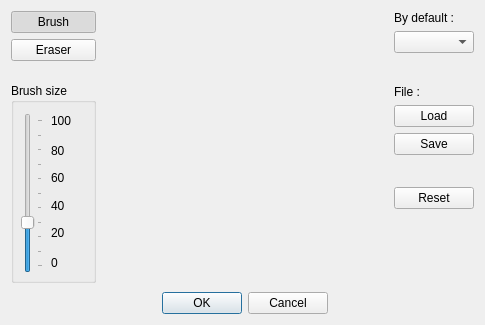
<?xml version="1.0" encoding="UTF-8"?>
<ui version="4.0">
 <class>CustomCollageShape</class>
 <widget class="QDialog" name="CustomCollageShape">
  <property name="geometry">
   <rect>
    <x>0</x>
    <y>0</y>
    <width>485</width>
    <height>325</height>
   </rect>
  </property>
  <property name="sizePolicy">
   <sizepolicy hsizetype="MinimumExpanding" vsizetype="MinimumExpanding">
    <horstretch>0</horstretch>
    <verstretch>0</verstretch>
   </sizepolicy>
  </property>
  <property name="minimumSize">
   <size>
    <width>485</width>
    <height>315</height>
   </size>
  </property>
  <property name="windowTitle">
   <string>Custom Collage Shape</string>
  </property>
  <layout class="QHBoxLayout" name="horizontalLayout">
   <item>
    <layout class="QVBoxLayout" name="verticalLayout">
     <item>
      <widget class="QPushButton" name="btnBrush">
       <property name="text">
        <string>Brush</string>
       </property>
       <property name="checkable">
        <bool>true</bool>
       </property>
       <property name="checked">
        <bool>true</bool>
       </property>
      </widget>
     </item>
     <item>
      <widget class="QPushButton" name="btnEraser">
       <property name="text">
        <string>Eraser</string>
       </property>
       <property name="checkable">
        <bool>true</bool>
       </property>
      </widget>
     </item>
     <item>
      <widget class="QLabel" name="label_4">
       <property name="minimumSize">
        <size>
         <width>0</width>
         <height>10</height>
        </size>
       </property>
       <property name="maximumSize">
        <size>
         <width>16777215</width>
         <height>10</height>
        </size>
       </property>
       <property name="text">
        <string/>
       </property>
      </widget>
     </item>
     <item>
      <widget class="QGroupBox" name="groupBox">
       <property name="minimumSize">
        <size>
         <width>0</width>
         <height>200</height>
        </size>
       </property>
       <property name="title">
        <string>Brush size</string>
       </property>
       <property name="flat">
        <bool>false</bool>
       </property>
       <property name="checkable">
        <bool>false</bool>
       </property>
       <widget class="QSlider" name="sliderBrushSize">
        <property name="geometry">
         <rect>
          <x>10</x>
          <y>30</y>
          <width>22</width>
          <height>160</height>
         </rect>
        </property>
        <property name="maximum">
         <number>100</number>
        </property>
        <property name="value">
         <number>30</number>
        </property>
        <property name="orientation">
         <enum>Qt::Vertical</enum>
        </property>
        <property name="tickPosition">
         <enum>QSlider::TicksBelow</enum>
        </property>
        <property name="tickInterval">
         <number>10</number>
        </property>
       </widget>
       <widget class="QLabel" name="graduation_100">
        <property name="geometry">
         <rect>
          <x>40</x>
          <y>30</y>
          <width>41</width>
          <height>16</height>
         </rect>
        </property>
        <property name="text">
         <string>100</string>
        </property>
       </widget>
       <widget class="QLabel" name="graduation_80">
        <property name="geometry">
         <rect>
          <x>40</x>
          <y>60</y>
          <width>41</width>
          <height>16</height>
         </rect>
        </property>
        <property name="text">
         <string>80</string>
        </property>
       </widget>
       <widget class="QLabel" name="graduation_60">
        <property name="geometry">
         <rect>
          <x>40</x>
          <y>87</y>
          <width>41</width>
          <height>16</height>
         </rect>
        </property>
        <property name="text">
         <string>60</string>
        </property>
       </widget>
       <widget class="QLabel" name="graduation_40">
        <property name="geometry">
         <rect>
          <x>40</x>
          <y>115</y>
          <width>41</width>
          <height>16</height>
         </rect>
        </property>
        <property name="text">
         <string>40</string>
        </property>
       </widget>
       <widget class="QLabel" name="graduation_20">
        <property name="geometry">
         <rect>
          <x>40</x>
          <y>142</y>
          <width>41</width>
          <height>16</height>
         </rect>
        </property>
        <property name="text">
         <string>20</string>
        </property>
       </widget>
       <widget class="QLabel" name="graduation_0">
        <property name="geometry">
         <rect>
          <x>40</x>
          <y>172</y>
          <width>41</width>
          <height>16</height>
         </rect>
        </property>
        <property name="text">
         <string>0</string>
        </property>
       </widget>
      </widget>
     </item>
     <item>
      <spacer name="verticalSpacer_3">
       <property name="orientation">
        <enum>Qt::Vertical</enum>
       </property>
       <property name="sizeHint" stdset="0">
        <size>
         <width>20</width>
         <height>40</height>
        </size>
       </property>
      </spacer>
     </item>
    </layout>
   </item>
   <item>
    <layout class="QGridLayout" name="gridLayout">
     <item row="1" column="1">
      <widget class="QDialogButtonBox" name="buttonBox">
       <property name="orientation">
        <enum>Qt::Horizontal</enum>
       </property>
       <property name="standardButtons">
        <set>QDialogButtonBox::Cancel|QDialogButtonBox::Ok</set>
       </property>
       <property name="centerButtons">
        <bool>true</bool>
       </property>
      </widget>
     </item>
     <item row="1" column="0">
      <spacer name="horizontalSpacer">
       <property name="orientation">
        <enum>Qt::Horizontal</enum>
       </property>
       <property name="sizeHint" stdset="0">
        <size>
         <width>40</width>
         <height>20</height>
        </size>
       </property>
      </spacer>
     </item>
     <item row="1" column="2">
      <spacer name="horizontalSpacer_2">
       <property name="orientation">
        <enum>Qt::Horizontal</enum>
       </property>
       <property name="sizeHint" stdset="0">
        <size>
         <width>40</width>
         <height>20</height>
        </size>
       </property>
      </spacer>
     </item>
     <item row="0" column="0" colspan="3">
      <widget class="DrawingArea" name="drawingArea" native="true">
       <property name="sizePolicy">
        <sizepolicy hsizetype="MinimumExpanding" vsizetype="MinimumExpanding">
         <horstretch>0</horstretch>
         <verstretch>0</verstretch>
        </sizepolicy>
       </property>
       <property name="minimumSize">
        <size>
         <width>210</width>
         <height>0</height>
        </size>
       </property>
      </widget>
     </item>
    </layout>
   </item>
   <item>
    <layout class="QVBoxLayout" name="verticalLayout_3">
     <item>
      <widget class="QLabel" name="presetLabel">
       <property name="text">
        <string>By default :</string>
       </property>
      </widget>
     </item>
     <item>
      <widget class="QComboBox" name="comboBoxShapeImage">
       <property name="iconSize">
        <size>
         <width>60</width>
         <height>40</height>
        </size>
       </property>
      </widget>
     </item>
     <item>
      <widget class="QLabel" name="label_5">
       <property name="minimumSize">
        <size>
         <width>0</width>
         <height>20</height>
        </size>
       </property>
       <property name="text">
        <string/>
       </property>
      </widget>
     </item>
     <item>
      <widget class="QLabel" name="fileLabel">
       <property name="text">
        <string>File :</string>
       </property>
      </widget>
     </item>
     <item>
      <widget class="QPushButton" name="btnLoad">
       <property name="text">
        <string>Load</string>
       </property>
      </widget>
     </item>
     <item>
      <widget class="QPushButton" name="btnSave">
       <property name="text">
        <string>Save</string>
       </property>
      </widget>
     </item>
     <item>
      <widget class="QLabel" name="label_3">
       <property name="minimumSize">
        <size>
         <width>0</width>
         <height>20</height>
        </size>
       </property>
       <property name="text">
        <string/>
       </property>
      </widget>
     </item>
     <item>
      <widget class="QPushButton" name="btnReset">
       <property name="text">
        <string>Reset</string>
       </property>
      </widget>
     </item>
     <item>
      <spacer name="verticalSpacer_4">
       <property name="orientation">
        <enum>Qt::Vertical</enum>
       </property>
       <property name="sizeHint" stdset="0">
        <size>
         <width>20</width>
         <height>40</height>
        </size>
       </property>
      </spacer>
     </item>
    </layout>
   </item>
  </layout>
 </widget>
 <customwidgets>
  <customwidget>
   <class>DrawingArea</class>
   <extends>QWidget</extends>
   <header>drawingarea.h</header>
   <container>1</container>
  </customwidget>
 </customwidgets>
 <resources/>
 <connections>
  <connection>
   <sender>buttonBox</sender>
   <signal>accepted()</signal>
   <receiver>CustomCollageShape</receiver>
   <slot>accept()</slot>
   <hints>
    <hint type="sourcelabel">
     <x>279</x>
     <y>312</y>
    </hint>
    <hint type="destinationlabel">
     <x>398</x>
     <y>302</y>
    </hint>
   </hints>
  </connection>
  <connection>
   <sender>buttonBox</sender>
   <signal>rejected()</signal>
   <receiver>CustomCollageShape</receiver>
   <slot>reject()</slot>
   <hints>
    <hint type="sourcelabel">
     <x>279</x>
     <y>312</y>
    </hint>
    <hint type="destinationlabel">
     <x>91</x>
     <y>305</y>
    </hint>
   </hints>
  </connection>
  <connection>
   <sender>btnBrush</sender>
   <signal>clicked()</signal>
   <receiver>btnEraser</receiver>
   <slot>toggle()</slot>
   <hints>
    <hint type="sourcelabel">
     <x>70</x>
     <y>27</y>
    </hint>
    <hint type="destinationlabel">
     <x>66</x>
     <y>59</y>
    </hint>
   </hints>
  </connection>
  <connection>
   <sender>btnEraser</sender>
   <signal>clicked()</signal>
   <receiver>btnBrush</receiver>
   <slot>toggle()</slot>
   <hints>
    <hint type="sourcelabel">
     <x>54</x>
     <y>61</y>
    </hint>
    <hint type="destinationlabel">
     <x>55</x>
     <y>32</y>
    </hint>
   </hints>
  </connection>
 </connections>
</ui>
